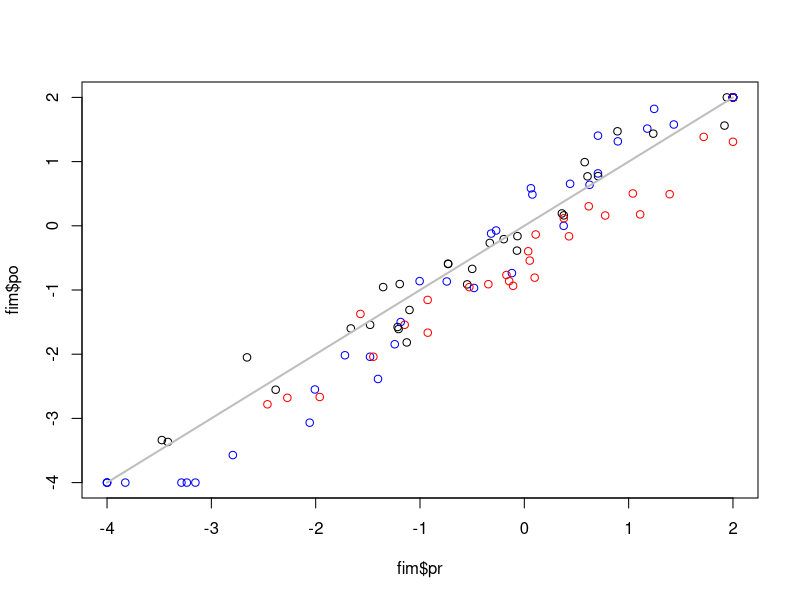

Here is the R script that generated this plot: (Note: this script raises an error after producing the figure.)
rm(list=ls())
set.seed(91)

nobs=100
ceil1=2
floor1=-4
mu.true=mu=0
tau2.true=tau2=3
sig2.true=sig2=0.1

#generate pre-scores
pr=pr.true=rnorm(nobs,mean=mu,sd=sqrt(tau2))
cond=pr>ceil1;  sum(cond); pr[cond]=ceil1
cond=pr<floor1; sum(cond); pr[cond]=floor1

#generate xmat
uniq=matrix(c(0,0,1,0,0,1),3,2,byrow=T)
ind=sample(1:nrow(uniq),size=nobs,replace=T)
xmat=cbind(1,uniq[ind,])
colnames(xmat)=c('interc','trat1','trat2')

#generate xmat associated with pr
xmat.pr=xmat*pr
xmat.pr.true=xmat*pr.true
colnames(xmat.pr)=colnames(xmat.pr.true)=c('pr','pr_trat1','pr_trat2')

#parameters
betas.true=betas=c(0,-0.5,0)
gammas.true=gammas=c(1,0,0.3)

#generate data 
media=xmat%*%betas+xmat.pr.true%*%gammas
po=po.true=rnorm(nobs,mean=media,sd=sqrt(sig2))
cond=po>ceil1;  sum(cond); po[cond]=ceil1
cond=po<floor1; sum(cond); po[cond]=floor1

#final dataset
fim=data.frame(po=po,pr=pr,xmat[,-1])

#visualize these results
cores=rep('black',nrow(fim))
cond=fim$trat1==1; cores[cond]='red'
cond=fim$trat2==1; cores[cond]='blue'
rango=c(floor1,ceil1)
plot(fim$pr,fim$po,col=cores,xlim=rango,ylim=rango)
lines(rango,rango,col='grey',lwd=2)

#output results
setwd('U:\\GIT_models\\ceiling_effect')
write.csv(fim,'fake data.csv',row.names=F)
